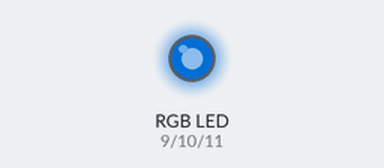
This sketch was run on a simulated Arduino Uno, built with avr-gcc and run on an emulated ATmega328P. On the bench: an RGB LED mixed from three pins (HIGH = lit). Dim RGB values are drawn brighter than linear; random numbers use the default seed unless the sketch sets one.

Above: at 0.05 s.
At 4.96 s:
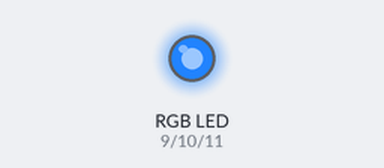
At 9.98 s:
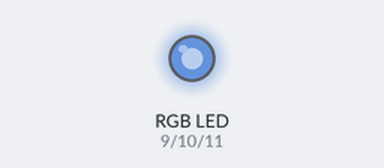
At 19.91 s:
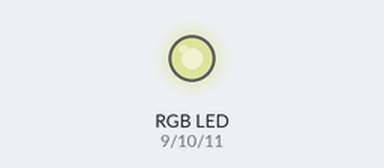
At 29.84 s:
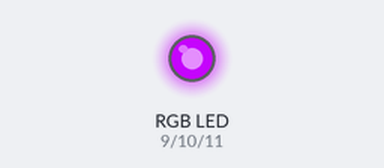
At 39.87 s:
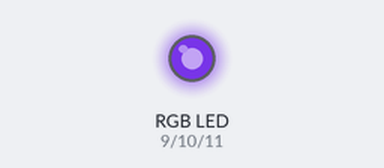
Timing chart, 0 to 40.0 s (numbered marks = the images above):
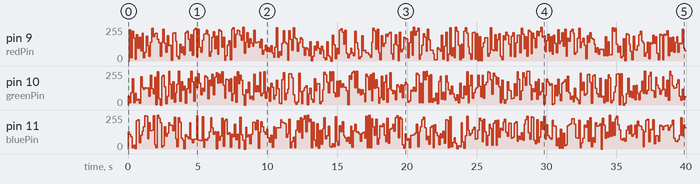

Measured:
- by itself, pin 9 (redPin): 0/255 → 234/255 at 0.10 s, → 24/255 0.10 s later, → 222/255 0.10 s later, → 169/255 0.10 s later, … (397 changes in this stretch)
- by itself, pin 11 (bluePin): 0/255 → 130/255 at 0.00 s, → 112/255 0.10 s later, → 91/255 0.10 s later, → 9/255 0.10 s later, … (395 changes in this stretch)

The sketch:

rgb_led_with_random.ino
```cpp
int redPin = 9;
int greenPin = 10;
int bluePin = 11;

void setup() {
  // put your setup code here, to run once:
  pinMode(redPin, OUTPUT);
  pinMode(greenPin, OUTPUT);
  pinMode(bluePin, OUTPUT);
  randomSeed(analogRead(0));
}

void loop() {
  int red = random(0, 256);
  int green = random(0, 256);
  int blue = random(0, 256);

  setColor(red, green, blue);
  delay(100);
}

void setColor(int red, int green, int blue)
{
  analogWrite(redPin, red);
  analogWrite(greenPin, green);
  analogWrite(bluePin, blue);
}
```
